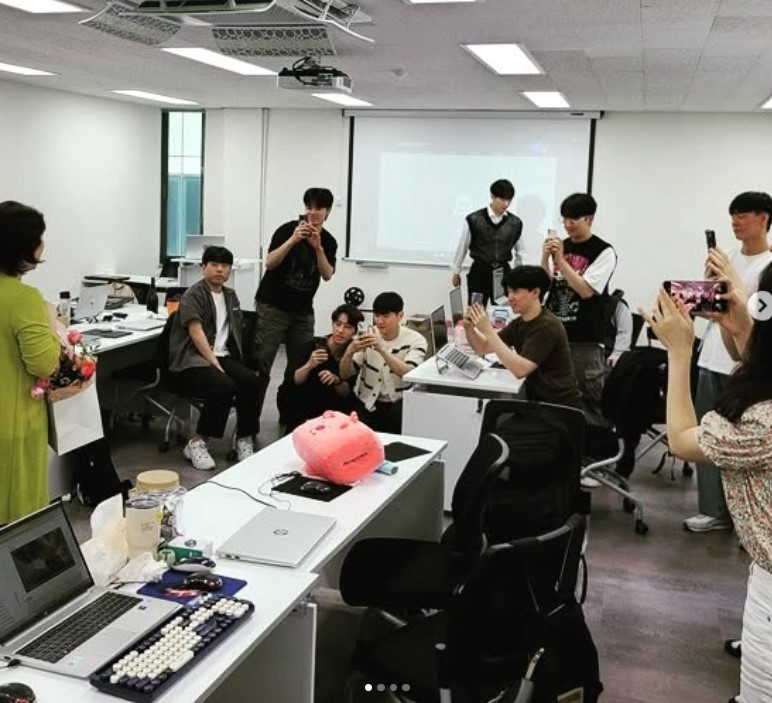
#> input picture python/sample.jpg, 772 x 703 px, given in place of the camera
$ python cv_3_3.py
#> lines starting #> are read from the running program, lines starting #| are printed output that depends on the picture; after the words box and inside, x2 and y2 are one past the last pixel; in counts of white or black regions, pixels touching at a corner belong together
import cv2
import numpy as np
import serial
import time

# 시리얼 포트 설정
ser = serial.Serial('COM3', 115200)  # COM 포트와 보드레이트를 ESP32 설정에 맞게 변경
time.sleep(2)  # ESP32 초기화 대기

cap = cv2.VideoCapture(0)

while True:
    ret, frame = cap.read()
#> frame is the input picture: shape (703, 772, 3); mean B, G, R 117.3, 124.3, 126.8

    if not ret:
        break

    hsv_frame = cv2.cvtColor(frame, cv2.COLOR_BGR2HSV)
#> hsv_frame: shape (703, 772, 3); mean H, S, V 40.1, 39.4, 128.9

    # 색상 범위를 정의합니다.
    lower_red = np.array([170, 60, 100])
    upper_red = np.array([180, 255, 255])

    lower_green = np.array([40, 40, 40])
    upper_green = np.array([80, 255, 255])

    lower_blue = np.array([100, 150, 0])
    upper_blue = np.array([140, 255, 255])

    # 각 색상에 대한 마스크를 생성합니다.
    red_mask = cv2.inRange(hsv_frame, lower_red, upper_red)
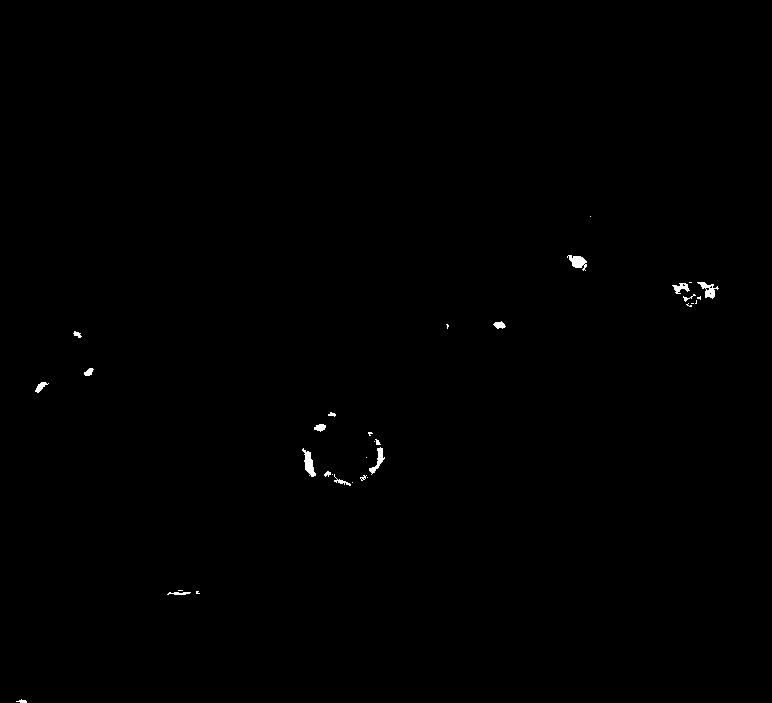
#> red_mask: shape (703, 772); 0.25% white; 33 white regions (15 under 20 px), largest, box (x1, y1, x2, y2) and area: (302, 448, 316, 477) 192, (567, 255, 587, 271) 177, (697, 282, 719, 299) 157
    green_mask = cv2.inRange(hsv_frame, lower_green, upper_green)
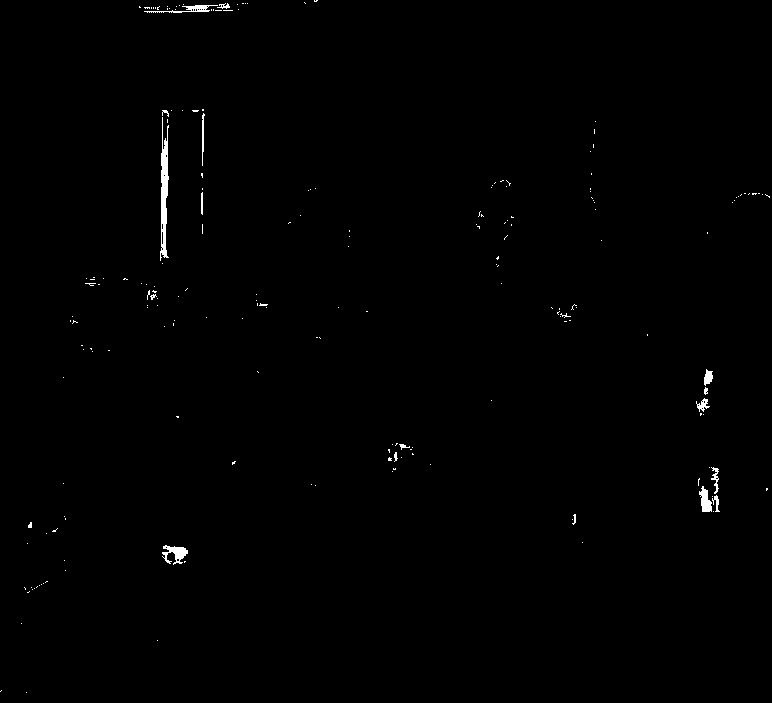
#> green_mask: shape (703, 772); 0.48% white; 202 white regions (185 under 20 px), largest, box (x1, y1, x2, y2) and area: (160, 117, 169, 261) 722, (162, 545, 188, 565) 261, (699, 486, 712, 512) 206
    blue_mask = cv2.inRange(hsv_frame, lower_blue, upper_blue)
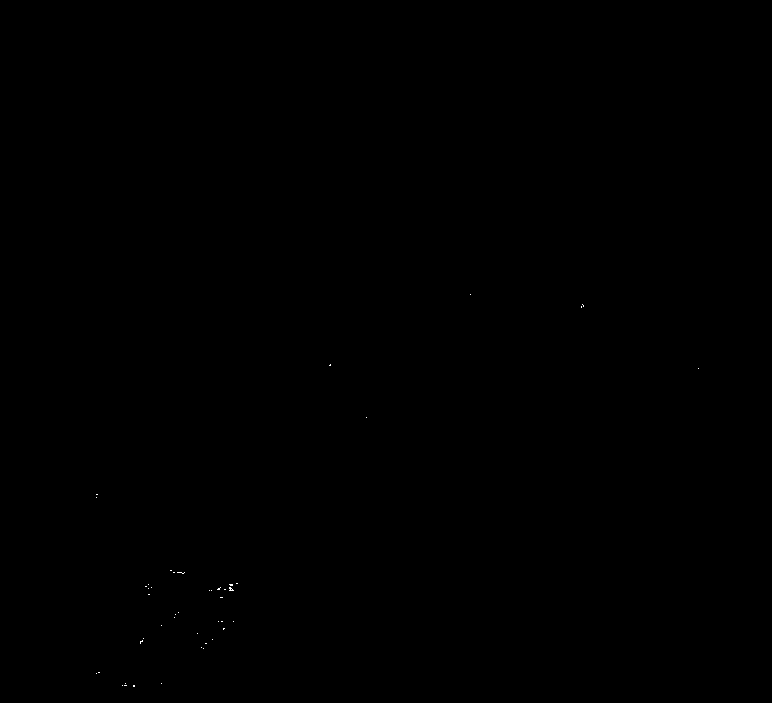
#> blue_mask: shape (703, 772); 0.02% white in thin lines or dots, all inside (x1, y1, x2, y2) = (96, 294, 699, 687)

    red_area = cv2.countNonZero(red_mask)
#> red_area = 1380
    green_area = cv2.countNonZero(green_mask)
#> green_area = 2593
    blue_area = cv2.countNonZero(blue_mask)
#> blue_area = 104

    max_area = max(red_area, green_area, blue_area)
#> max_area = 2593

    # 색상 검출 여부를 확인합니다.
    color_value = ""
    if max_area == red_area:
        max_color = "R"
    elif max_area == green_area:
        max_color = "G"
    else:
        max_color = "B"

    # ESP32로 데이터 전송
    if max_color:
        ser.write(max_color.encode())  # 색상 값을 전송
        print(f"Sent to ESP32: {max_color}")
        time.sleep(0.1)  # 데이터 전송 후 잠시 대기

        # ESP32로부터 응답 받기
#> (the run stopped early here; a loop or call above may not have finished)
